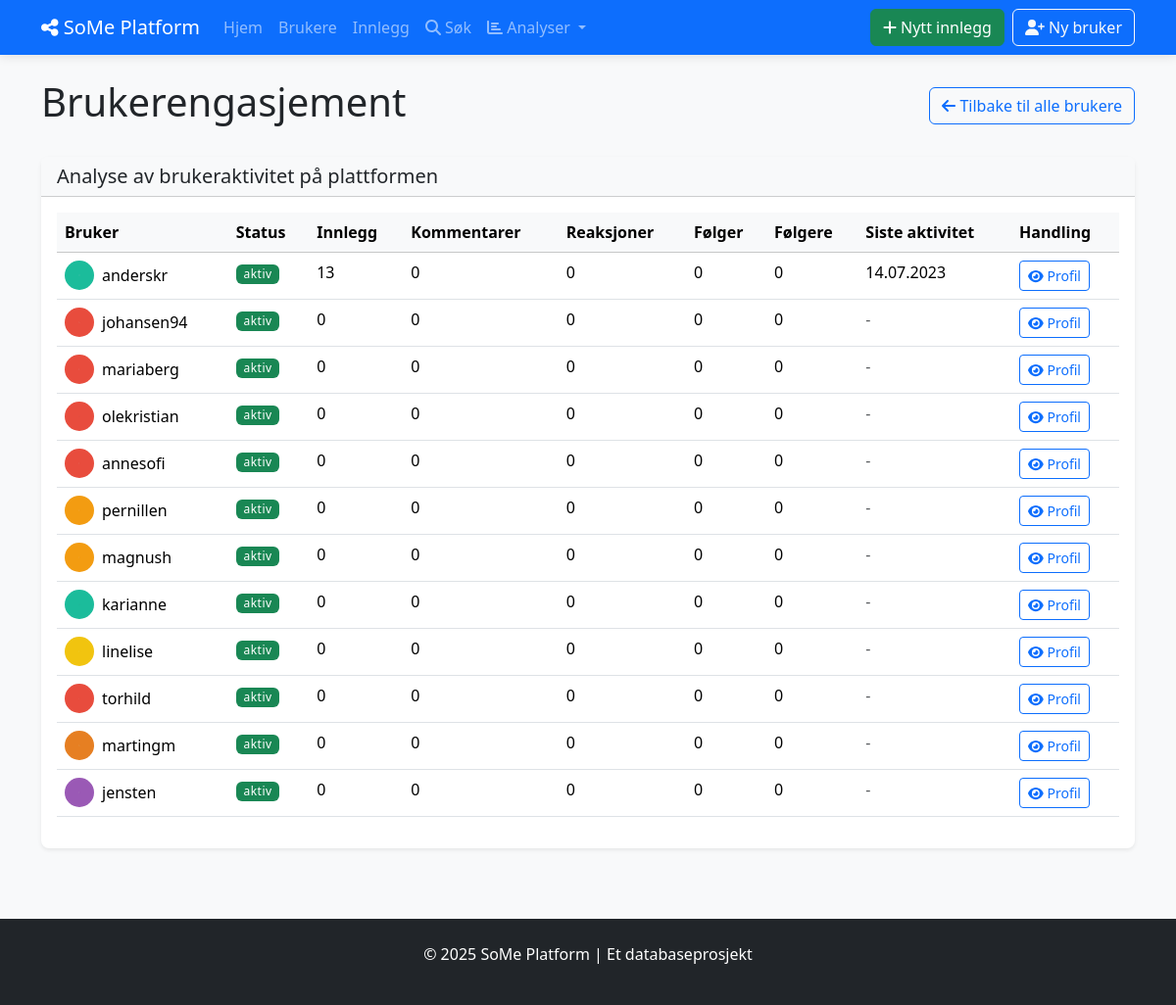
Screenshot of /user_engagement with the database file from the repository.
### tables this page shows
CREATE TABLE BRUKERE (
            bruker_id INTEGER PRIMARY KEY AUTOINCREMENT,
            brukernavn TEXT NOT NULL UNIQUE,
            epost TEXT NOT NULL UNIQUE,
            passord_hash TEXT NOT NULL,
            profilbilde TEXT,
            bio TEXT,
            registrerings_dato DATE NOT NULL DEFAULT CURRENT_DATE,
            fødselsdato DATE,
            status TEXT DEFAULT 'aktiv'
        );

### social_media_app/app.py (the view)
@app.route('/user_engagement')
def user_engagement():
    with Database() as db:
        users = db.fetchall("""
            SELECT
                b.bruker_id,
                b.brukernavn,
                b.profilbilde,
                b.status,
                COUNT(DISTINCT i.innlegg_id) AS antall_innlegg,
                COUNT(DISTINCT k.kommentar_id) AS antall_kommentarer,
                COUNT(DISTINCT r.reaksjon_id) AS antall_reaksjoner,
                COUNT(DISTINCT f.følge_id) AS antall_følger,
                (SELECT COUNT(*) FROM FØLGER WHERE følger_bruker_id = b.bruker_id) AS antall_følgere,
                MAX(i.opprettet_dato) AS siste_aktivitet
            FROM BRUKERE b
            LEFT JOIN INNLEGG i ON b.bruker_id = i.bruker_id
            LEFT JOIN KOMMENTARER k ON b.bruker_id = k.bruker_id
            LEFT JOIN REAKSJONER r ON b.bruker_id = r.bruker_id
            LEFT JOIN FØLGER f ON b.bruker_id = f.følger_id
            GROUP BY b.bruker_id
            ORDER BY (antall_innlegg + antall_kommentarer + antall_reaksjoner) DESC
        """)
        users = [format_date_fields(user, ['siste_aktivitet']) for user in users]
    return render_template('analytics/user_engagement.html', users=users)

### social_media_app/app.py (called while the page is built)
def format_date_fields(item, date_fields=None):
    if not item:
        return None
    if not isinstance(item, dict):
        item = dict(item)
    if date_fields:
        for field in date_fields:
            if field in item and item[field]:
                try:
                    if 'T' in item[field]:  # ISO format
                        item[field] = datetime.fromisoformat(item[field].replace('Z', '+00:00'))
                    else:  # SQLite default format
                        item[field] = datetime.strptime(item[field], '%Y-%m-%d %H:%M:%S')
                except (ValueError, TypeError):
                    try:
                        item[field] = datetime.strptime(item[field], '%Y-%m-%d')
                    except (ValueError, TypeError):
                        pass  # Keep original if parsing fails
    return item

### social_media_app/db_config.py (called while the page is built)
    def __enter__(self):
        return self

    def __exit__(self, exc_type, exc_val, exc_tb):
        self.cursor.close()
        if self.conn:
            self.conn.close()

    def fetchall(self, sql, params=None):
        self.cursor.execute(sql, params or ())
        return self.cursor.fetchall()

### social_media_app/templates/analytics/user_engagement.html (shortened to what this page needs)
{% extends "base.html" %}
{% block content %}
<div class="d-flex justify-content-between align-items-center mb-4">
    <h1>Brukerengasjement</h1>
    <a href="{{ url_for('list_users') }}" class="btn btn-outline-primary">
        <i class="fas fa-arrow-left"></i> Tilbake til alle brukere
    </a>
</div>
<div class="card shadow-sm mb-4">
    <div class="card-header bg-light">
        <h2 class="h5 mb-0">Analyse av brukeraktivitet på plattformen</h2>
    </div>
    <div class="card-body">
        {% if users %}
            <div class="table-responsive">
                <table class="table table-hover">
                    <thead class="table-light">
                        <tr>
                            <th>Bruker</th>
                            <th>Status</th>
                            <th>Innlegg</th>
                            <th>Kommentarer</th>
                            <th>Reaksjoner</th>
                            <th>Følger</th>
                            <th>Følgere</th>
                            <th>Siste aktivitet</th>
                            <th>Handling</th>
                        </tr>
                    </thead>
                    <tbody>
                        {% for user in users %}
                        <tr>
                            <td>
                                <div class="d-flex align-items-center">
                                    {% if user.profilbilde %}
                                        <img src="{{ url_for('static', filename='uploads/' + user.profilbilde) }}"
                                             alt="{{ user.brukernavn }}" class="rounded-circle me-2" width="30" height="30">
                                    {% else %}
                                        <div class="rounded-circle bg-secondary d-flex align-items-center justify-content-center me-2 rounded-circle-placeholder">
                                            <i class="fas fa-user fa-sm text-white"></i>
                                        </div>
                                    {% endif %}
                                    {{ user.brukernavn }}
                                </div>
                            </td>
                            <td>
                                <span class="badge {{ 'bg-success' if user.status == 'aktiv' else 'bg-secondary' }}">
                                    {{ user.status }}
                                </span>
                            </td>
                            <td>{{ user.antall_innlegg }}</td>
                            <td>{{ user.antall_kommentarer }}</td>
                            <td>{{ user.antall_reaksjoner }}</td>
                            <td>{{ user.antall_følger }}</td>
                            <td>{{ user.antall_følgere }}</td>
                            <td>
                                {% if user.siste_aktivitet %}
                                    {{ user.siste_aktivitet.strftime('%d.%m.%Y') }}
                                {% else %}
                                    <span class="text-muted">-</span>
                                {% endif %}
                            </td>
                            <td>
                                <a href="{{ url_for('view_user', user_id=user.bruker_id) }}" class="btn btn-sm btn-outline-primary">
                                    <i class="fas fa-eye"></i> Profil
                                </a>
                            </td>
                        </tr>
                        {% endfor %}
                    </tbody>
                </table>
            </div>
        {% else %}
            <div class="alert alert-info">
                Ingen brukere funnet.
            </div>
        {% endif %}
    </div>
</div>
{% endblock %}

### social_media_app/static/style.css (style rules this page uses)
body { background-color: #f8f9fa; min-height: 100vh; display: flex; flex-direction: column; }
.card { border-radius: 0.5rem; border: none; transition: transform 0.2s, box-shadow 0.2s; }
.card .rounded-circle { object-fit: cover; }
.badge { font-weight: 500; letter-spacing: 0.5px; }

### rows the page displays
BRUKERE: profilbilde (picture), brukernavn "anderskr", status "aktiv", antall_innlegg "13", antall_kommentarer "0", antall_reaksjoner "0", antall_følger "0", antall_følgere "0", siste_aktivitet "14.07.2023"
BRUKERE: profilbilde (picture), brukernavn "johansen94", status "aktiv", antall_innlegg "0", antall_kommentarer "0", antall_reaksjoner "0", antall_følger "0", antall_følgere "0"
BRUKERE: profilbilde (picture), brukernavn "mariaberg", status "aktiv", antall_innlegg "0", antall_kommentarer "0", antall_reaksjoner "0", antall_følger "0", antall_følgere "0"
BRUKERE: profilbilde (picture), brukernavn "olekristian", status "aktiv", antall_innlegg "0", antall_kommentarer "0", antall_reaksjoner "0", antall_følger "0", antall_følgere "0"
BRUKERE: profilbilde (picture), brukernavn "annesofi", status "aktiv", antall_innlegg "0", antall_kommentarer "0", antall_reaksjoner "0", antall_følger "0", antall_følgere "0"
BRUKERE: profilbilde (picture), brukernavn "pernillen", status "aktiv", antall_innlegg "0", antall_kommentarer "0", antall_reaksjoner "0", antall_følger "0", antall_følgere "0"
BRUKERE: profilbilde (picture), brukernavn "magnush", status "aktiv", antall_innlegg "0", antall_kommentarer "0", antall_reaksjoner "0", antall_følger "0", antall_følgere "0"
BRUKERE: profilbilde (picture), brukernavn "karianne", status "aktiv", antall_innlegg "0", antall_kommentarer "0", antall_reaksjoner "0", antall_følger "0", antall_følgere "0"
BRUKERE: profilbilde (picture), brukernavn "linelise", status "aktiv", antall_innlegg "0", antall_kommentarer "0", antall_reaksjoner "0", antall_følger "0", antall_følgere "0"
BRUKERE: profilbilde (picture), brukernavn "torhild", status "aktiv", antall_innlegg "0", antall_kommentarer "0", antall_reaksjoner "0", antall_følger "0", antall_følgere "0"
BRUKERE: profilbilde (picture), brukernavn "martingm", status "aktiv", antall_innlegg "0", antall_kommentarer "0", antall_reaksjoner "0", antall_følger "0", antall_følgere "0"
BRUKERE: profilbilde (picture), brukernavn "jensten", status "aktiv", antall_innlegg "0", antall_kommentarer "0", antall_reaksjoner "0", antall_følger "0", antall_følgere "0"
